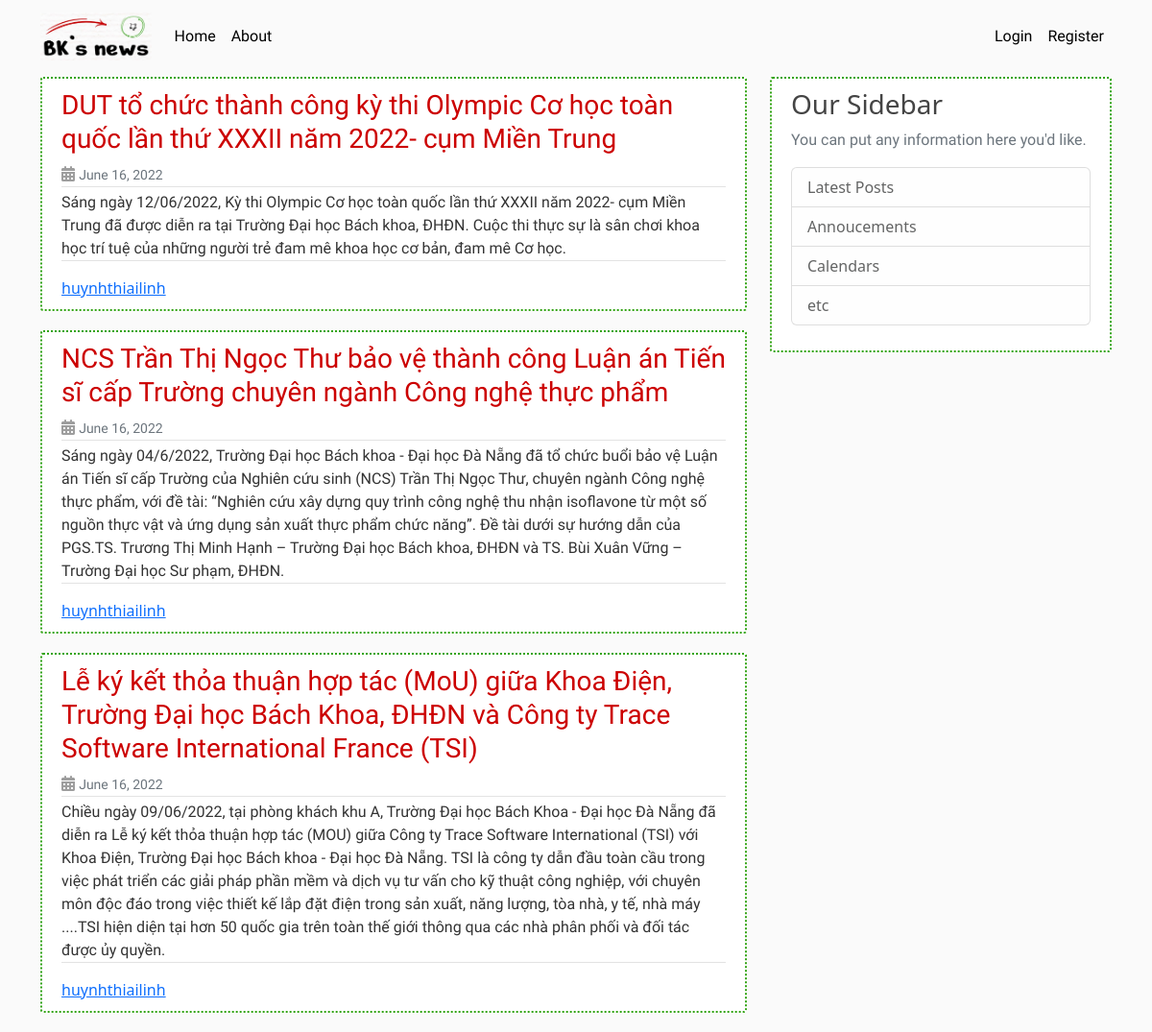
The page / on the database its author committed.
### article/models.py (models this page shows, shortened)
class Post(models.Model):
    title = models.CharField(max_length=100)
    content = models.TextField()
    date_posted = models.DateTimeField(default=timezone.now)
    author = models.ForeignKey(User, on_delete=models.CASCADE)

### article/views.py (the view)
# urls.py: path('', views.home, name='article-home'),
def home(request):
    context = {
        'posts': Post.objects.all()
    }
    return render(request, 'article/home.html', context)

### article/templates/article/home.html
{% extends 'article/base.html' %}
{% block content %}
    {% for post in posts %}
        <article class="media content-section">
            <div class="media-body">
                <div class="article-metadata">
                    <h3><a href="#" class="article-title">{{ post.title }}</a></h3>
                    <div class="date-time">
                        <i class="fa-solid fa-calendar-days"></i>
                        <small class="text-muted">{{ post.date_posted | date:"F d, Y" }}</small>
                    </div>
                </div>
                <p class="article-content">{{ post.content }}</p>
                <div>
                    <a href="#" class="mr-2">{{ post.author }}</a>
                </div>
            </div>
        </article>
    {% endfor%}
{% endblock content %}

### article/static/article/main.css (style rules this page uses)
body { background: #fafafa; color: #333333; margin-top: 5rem; }
h1, h2, h3, h4, h5, h6 { color: #444444; }
i { color: #9e9e9e; }
.content-section { background: #fff; padding: 10px 20px; border: 2px dotted #33a415; border-radius: 3px; margin-bottom: 20px; }
.article-title { color: #cc0000; font-family: 'Pangolin', cursive; }
.article-content { white-space: pre-line; font-family: 'Mali', cursive; }
.article-metadata { padding-bottom: 1px; margin-bottom: 4px; border-bottom: 1px solid #e3e3e3; }
.article-metadata a { text-decoration: none; }
.article-content { border-bottom: 1px solid #e3e3e3; }
.text-muted { font-family: 'Mali', cursive; color: #9e9e9e; }

### rows shown on the page
Post: title "DUT tổ chức thành công kỳ thi Olympic Cơ học toàn quốc lần thứ XXXII năm 2022- cụm Miền Trung", date_posted "June 16, 2022", content "Sáng ngày 12/06/2022, Kỳ thi Olympic Cơ học toàn quốc lần thứ XXXII năm 2022- cụm Miền Trung đã được diễn ra tại Trường Đại học Bách khoa, ĐHĐN. Cuộc thi thực sự là sân chơi khoa học trí tuệ của những người trẻ đam mê khoa học cơ bản, đam mê Cơ học.", author "huynhthiailinh"
Post: title "NCS Trần Thị Ngọc Thư bảo vệ thành công Luận án Tiến sĩ cấp Trường chuyên ngành Công nghệ thực phẩm", date_posted "June 16, 2022", content "Sáng ngày 04/6/2022, Trường Đại học Bách khoa - Đại học Đà Nẵng đã tổ chức buổi bảo vệ Luận án Tiến sĩ cấp Trường của Nghiên cứu sinh (NCS) Trần Thị Ngọc Thư, chuyên ngành Công nghệ thực phẩm, với đề tài: “Nghiên cứu xây dựng quy trình công nghệ thu nhận isoflavone từ một số nguồn thực vật và ứng dụng sản xuất thực phẩm chức năng”. Đề tài dưới sự hướng dẫn của PGS.TS. Trương Thị Minh Hạnh – Trường Đại học Bách khoa, ĐHĐN và TS. Bùi Xuân Vững – Trường Đại học Sư phạm, ĐHĐN.", author "huynhthiailinh"
Post: title "Lễ ký kết thỏa thuận hợp tác (MoU) giữa Khoa Điện, Trường Đại học Bách Khoa, ĐHĐN và Công ty Trace Software International France (TSI)", date_posted "June 16, 2022", content "Chiều ngày 09/06/2022, tại phòng khách khu A, Trường Đại học Bách Khoa - Đại học Đà Nẵng đã diễn ra Lễ ký kết thỏa thuận hợp tác (MOU) giữa Công ty Trace Software International (TSI) với Khoa Điện, Trường Đại học Bách khoa - Đại học Đà Nẵng. TSI là công ty dẫn đầu toàn cầu trong việc phát triển các giải pháp phần mềm và dịch vụ tư vấn cho kỹ thuật công nghiệp, với chuyên môn độc đáo trong việc thiết kế lắp đặt điện trong sản xuất, năng lượng, tòa nhà, y tế, nhà máy ....TSI hiện diện tại hơn 50 quốc gia trên toàn thế giới thông qua các nhà phân phối và đối tác được ủy quyền.", author "huynhthiailinh"
